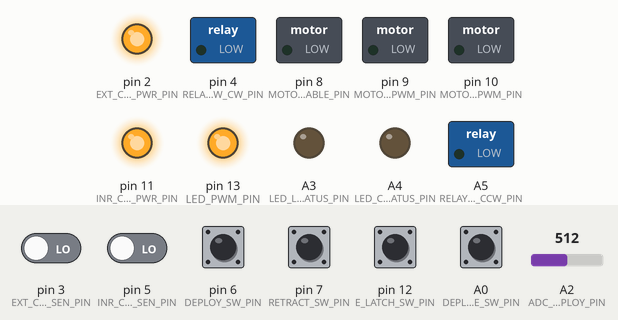
Simulated run of this sketch. Board: Arduino Leonardo, built with avr-gcc and run on an emulated ATmega32U4. Shown: switched loads named in the sketch (green lamp = pin HIGH), output pins drawn as LEDs (lit = HIGH). Inputs (shaded band) come from the test bench; at power-on: A0 (DEPLOY_HANDLE_SW_PIN), pin 6 (DEPLOY_SW_PIN), pin 7 (RETRACT_SW_PIN), pin 12 (E_LATCH_SW_PIN) HIGH, pin 3 (EXT_CAPA_SEN_PIN), pin 5 (INR_CAPA_SEN_PIN) LOW, A2 (ADC_USER_DEPLOY_PIN) = 512. What the sketch prints to the serial monitor is not drawn.

Above: at 1.7 s.
1.8 s: pin 6 (DEPLOY_SW_PIN) pulled LOW for 0.15 s
At 2.15 s:
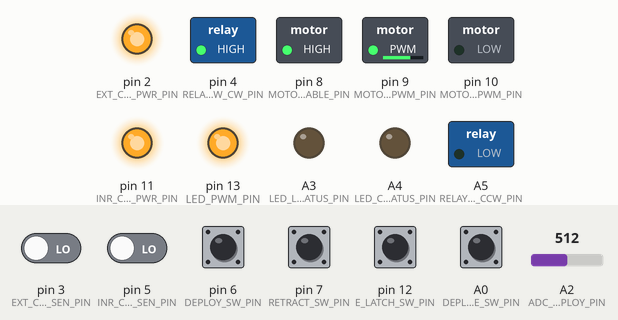
4.8 s: pin 3 (EXT_CAPA_SEN_PIN) driven HIGH
At 6.9 s:
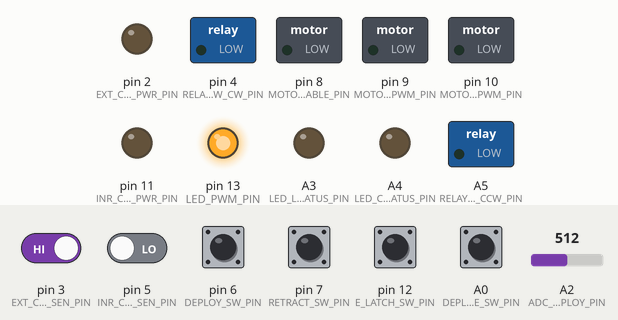
7.2 s: A0 (DEPLOY_HANDLE_SW_PIN) pulled LOW for 0.15 s
At 8.9 s:
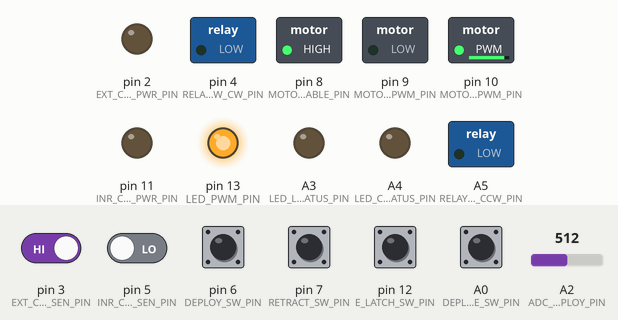
10.2 s: pin 5 (INR_CAPA_SEN_PIN) driven HIGH
At 11.4 s:
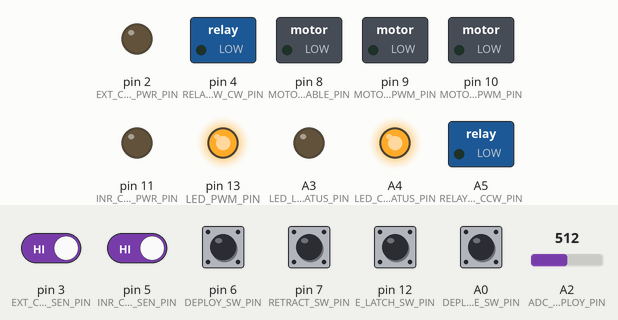
11.7 s: pin 6 (DEPLOY_SW_PIN) pulled LOW for 1 s
At 13.4 s:
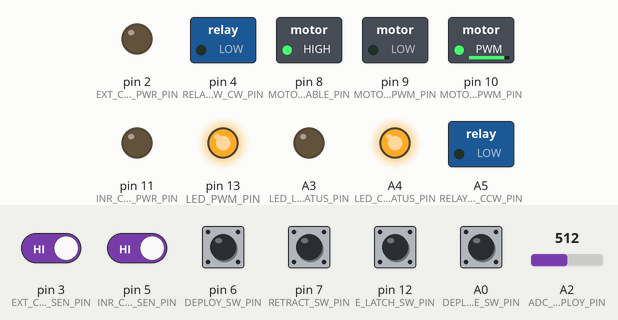
Timing chart, 0 to 15.1 s (numbered marks = the images above; inputs shaded):
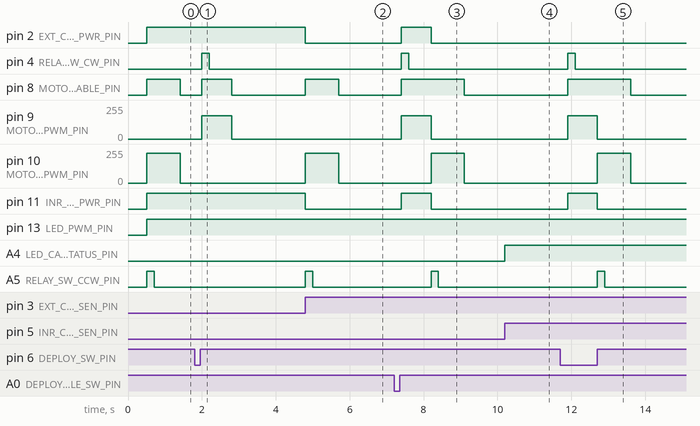

The sketch:

eLatch_Demo2.ino
```cpp
/**
 * @file main.ino
 * @brief Main application file for AUDi E-Latch Mockup 2.
 *
 * This sketch reads the capacitive force using MOC technology from Microchip,
 * detects threshold changes and activate E-Latch when specified threshold is reached.
 *
 * @details
 * The system uses Serial1 to communicate with the MOC sensor module.
 *
 * When a light threshold is detected elatch is unlocked, if the threshold is lower then this threshold elatch goes back to lock mode.
 * From Unlock mode if user increase the pressure on MOC sensor by pulling harder and open thresold is reached the elatch open command is issued.
 *
 *
 *
 * @author
 * Adrian David
 *
 * @date
 * 2025-08-19
 *
 * @version
 * 1.3
 *
 * @note
 * Firmware is writen for Arduino Micro board. Debugging is via native Serial port.
 *
 * @bug
 * Starting up is not always corectly completed when debugging via serial is done. For demonstrator debugging must be deactivated.
 * ============================================================================
 *                               PINOUT DIAGRAM
 * ============================================================================
 *
 *                 +-------------------------+
 *                     Arduino Micro Board
 *                 +-------------------------+
 *                     [TX1] ------> Not Used
 *                     [RX1] <------ MOC TX
 *                     [D0]     x
 *                     [D1]     x
 *                     [D2] ------> EXT CAPA Sensor PWR VDD
 *                     [D3] <------ EXT CAPA Sensor OUT
 *                     [D4] ------> ELatch Relay
 *                     [D5]     x
 *                     [D6]     x
 *                     [D7]     x
 *                     [D8] ------> H-Bridge Enable
 *                     [D9] ------> H-Bridge RPWM
 *                     [D10]------> H-Bridge LPWM
 *                     [D11]------>
 *                     [D12]<------ ELatch Switch state
 *                     [A0] ------> LED
 *                     [A1] <------ Unlock Threshold
 *                     [A2] <------ Open Threshold(Unused)
 *
 *
 *
 *
 *
 *
 * ============================================================================
 *                          FUNCTIONAL OVERVIEW
 * ============================================================================
 *
 *  - Initializes MOCReader and ELatchController
 *  - Detects motion/contact based on configured thresholds
 *  - Triggers latch output if change sustained
 *  - Uses a configurable cooldown to suppress false retriggers
 *
 * ============================================================================
 *
 *
 * ============================================================================
 * 2025.05.12 - v1.0 First released
 * 2025.05.23 - v1.1 Functional with first mechanical mockup
 * 2025.07.28 - v1.2 TBT with second mechanical mockup
 * 2025.08.19 - v1.3 Integration with CAPA Sensors, Actuators and Feedback Mechanisms
 * ============================================================================
 *
 */

#include <Arduino.h>
#include "./Debounce.h"

#include "MOCReader.h"
#include "TimeoutManager.h"
// #include "ELatchController.h"
#include "CapaTouchSensor.h"
#include "LEDControl.h"
#include "constants.h"
#include "motorController.h"
#include "RelayController.h"
#include "DoorHandleController.h"

#define DEBUGGING_ENABLED false
#define SERIAL_DEBUG_SPEED 19200

/*====  Main Door Handle Controller object ====*/
DoorHandleController doorHandleController;

/*==== Object for Actuator motor driver ===*/
MotorController actuator;

/*==== Object for elatch motor driver ===*/
RelayController eLatchMotorDriver;

//=== Deploy and Retract Switch Objects ===
Debounce buttonDeploy(DEPLOY_SW_PIN, LOW);
Debounce buttonRetract(RETRACT_SW_PIN, LOW);

Debounce buttonDoorHandleDeploy(DEPLOY_HANDLE_SW_PIN, LOW);

//CAPA Sensor objects
CapaTouchSensor extcapaSensor;
CapaTouchSensor inrcapaSensor;

//LED control object
LEDControl ledCtrl;
LEDControl ledLockStatus;
LEDControl ledCapaStatus;

void onMOCPull(const MOCSignalData& data) {

  static bool triggerActive = false;
  bool monotonicOpen = ((data.mid <= data.oldest) && (data.newest <= data.mid));
  //static bool unlockTriggerActive = false;

  // Serial.println(String(F("data.diff: ")) + String(abs(data.diff)));
  // Serial.println(String(F("unlockThreshold: ")) + String(data.unlockThreshold));
  // Serial.println(String(F("openThreshold: ")) + String(data.openThreshold));


  //detect user action like pulling
  if (!triggerActive && abs(data.diff) >= data.unlockThreshold) {

    if (monotonicOpen) {
      // Serial.println(String(F("data.diff: ")) + String(abs(data.diff)));
      // Serial.println(String(F("unlockThreshold: ")) + String(data.unlockThreshold));
      // Serial.println(String(F("openThreshold: ")) + String(data.openThreshold));
      // Serial.println(F("MOC -> eLatch Open"));
      // elatch.open();  //user had pulled the lever with intention to open
      doorHandleController.setState(DOOR_HANDLE_OPEN);
      triggerActive = true;
    }
  } else
    // resting position of door handle
    if (triggerActive && (abs(data.diff) < data.unlockThreshold)) {
      // Reset when returning to rest state
      // Serial.println(F("MOC -> released"));
      triggerActive = false;
      // elatch.lock();  //come back to lock state
    }

  // Serial Port Plotter v1.3.0 - Data Output
  // Door Lock Status
  Serial.print("DOOR_LOCK_STATUS:");
  Serial.print(doorHandleController.getswitchStatus() ? data.unlockThreshold + 500 : data.unlockThreshold + 450);

  // External Capacitive Sensor Status
  Serial.print("\tEXT_CAPA_STATUS:");
  Serial.print(extcapaSensor.getCurrentState() ? data.unlockThreshold + 350 : data.unlockThreshold + 300);

  // Internal Capacitive Sensor Status
  Serial.print("\tINN_CAPA_STATUS:");
  Serial.print(inrcapaSensor.getCurrentState() ? data.unlockThreshold + 200 : data.unlockThreshold + 100);

  // Deploy Switch Status
  Serial.print("\tDEPLOY_STATUS:");
  Serial.print(buttonDoorHandleDeploy.getswitchStatus() ? data.unlockThreshold + 600 : data.unlockThreshold + 550);

  // Threshold and Pressure Data
  Serial.print("\tMOC_THRESHOLD:");
  Serial.print(data.unlockThreshold);

  Serial.print("\tMOC_PRESSURE:");
  Serial.println(abs(data.diff));
}

// === Setup ===
void setup() {

  //debugLog.begin(DEBUGGING_ENABLED, DebugLogger::VERBOSE);

  Serial.begin(SERIAL_DEBUG_SPEED);  //debugging
  delay(500);

  // while (!Serial) {
  //   Serial.println(F("."));
  //   delay(100);
  // }
  // delay(100);

  // Serial.println(F(""));
  // Serial.println(F(""));
  // Serial.println(F("AUDI E-Latch Demo Mockup 2"));
  // Serial.println(F("==================================================="));
  // Serial.println(F("ITW Automotive - SmartComponents EU"));
  // Serial.println(F("Evaluation of MOC using mockup of door handle design"));
  // Serial.println(F("and using AUDI e-Latch as combo"));
  // Serial.println(F(" --------------------------------------------------"));
  // Serial.println(F("by Adrian David, Smart Components Platform"));
  // Serial.println(F("version: 1.3, 2025.08.22"));
  // Serial.println(F("==================================================="));
  // Serial.println(F(""));
  // Serial.println(F(""));


  // Serial.println(F("System Started."));

  // MOC deploy / retract user threshold settings
  userPotiDeploy.begin(ADC_USER_DEPLOY_PIN, NUM_SAMPLES, ADC_REF_VOLTAGE);
  userPotiRetract.begin(ADC_USER_RETRACT_PIN, NUM_SAMPLES, ADC_REF_VOLTAGE);

  //moc sensor
  mocReader.begin();
  mocReader.setChangeCallback(onMOCPull);

  //door handle actuator
  actuator.begin(MOTOR_ENABLE_PIN, MOTOR_RPWM_PIN, MOTOR_LPWM_PIN,
                 DEPLOY_PWM, RETRACT_PWM,
                 DEPLOY_TIME_MS, RETRACT_TIME_MS);

  // Relay to drive elacth
  eLatchMotorDriver.begin(RELAY_SW_CW_PIN, RELAY_SW_CCW_PIN);

  // Elatch switch configuration
  pinMode(E_LATCH_SW_PIN, INPUT_PULLUP);

  // Configure the PINS for usage
  pinMode(DEPLOY_SW_PIN, INPUT_PULLUP);
  pinMode(RETRACT_SW_PIN, INPUT_PULLUP);
  pinMode(DEPLOY_HANDLE_SW_PIN, INPUT_PULLUP);

  //capa sensor
  extcapaSensor.begin(EXT_CAPA_PWR_PIN, EXT_CAPA_SEN_PIN);
  inrcapaSensor.begin(INR_CAPA_PWR_PIN, INR_CAPA_SEN_PIN);

  //led door handle
  ledCtrl.begin(LED_PWM_PIN, LED_MAX_BRIGHTNESS);
  ledLockStatus.begin(LED_LOCK_STATUS_PIN, LED_MAX_BRIGHTNESS);
  ledCapaStatus.begin(LED_CAPA_STATUS_PIN, LED_MAX_BRIGHTNESS);


  // Door Handle Controller object configuration
  doorHandleController.setDependencies(&buttonDeploy, &buttonRetract, &buttonDoorHandleDeploy, &extcapaSensor, &inrcapaSensor, &ledCtrl, &actuator, &eLatchMotorDriver);

  // Serial.println(F("Setup Completed."));
  // Serial.println(F(""));
}  // end setup

// void RefreshHandleState(void);

// === Main Loop ===
void loop(void) {
  unsigned long t_start = micros();
  unsigned long t_button = 0, t_latch = 0, t_capa = 0, t_poti = 0, t_moc = 0;
  unsigned long t_state = 0, t_motor = 0, t_actuator = 0, t_led = 0;
  unsigned long t_end = 0;

  unsigned long t0 = micros();
  buttonDeploy.update();
  buttonRetract.update();
  buttonDoorHandleDeploy.update();

  t_button = micros() - t0;

  t0 = micros();
  doorHandleController.updateeLatchSwitch();
  t_latch = micros() - t0;

  t0 = micros();
  inrcapaSensor.update();
  extcapaSensor.update();
  t_capa = micros() - t0;

  t0 = micros();
  userPotiDeploy.update();
  // userPotiRetract.update();
  t_poti = micros() - t0;

  t0 = micros();
  mocReader.update();
  t_moc = micros() - t0;

  t0 = micros();
  doorHandleController.refreshState();
  t_state = micros() - t0;

  t0 = micros();
  eLatchMotorDriver.update();
  t_motor = micros() - t0;

  t0 = micros();
  actuator.update();
  t_actuator = micros() - t0;

  t0 = micros();
  ledCtrl.updateLedState();
  if (doorHandleController.getswitchStatus())
    ledLockStatus.ledOff();
  else
    ledLockStatus.ledOn();

  ledLockStatus.updateLedState();

  if (inrcapaSensor.getCurrentState())
    ledCapaStatus.ledOn();
  else
    ledCapaStatus.ledOff();
  ledCapaStatus.updateLedState();
  t_led = micros() - t0;

  t_end = micros();

#if DEBUGGING_ENABLED
  // if ((t_end - t_start) > 500) {
  // Serial.print("Timing(us): ");
  Serial.print("Buttons:");
  Serial.print(t_button);
  Serial.print("\t LatchSw:");
  Serial.print(t_latch);
  Serial.print("\t Capa:");
  Serial.print(t_capa);
  Serial.print("\t Potis:");
  Serial.print(t_poti);
  Serial.print("\t MOC:");
  Serial.print(t_moc);
  Serial.print("\t HandleState:");
  Serial.print(t_state);
  Serial.print("\t Motor:");
  Serial.print(t_motor);
  Serial.print("\t Actuator:");
  Serial.print(t_actuator);
  Serial.print("\t LED:");
  Serial.print(t_led);
  Serial.print("\t Total:");
  Serial.println(t_end - t_start);
  // }
#endif
}  //end main loop
```

ADCReader.cpp
```cpp
#include "ADCReader.h"
//#include "DebugLogger.h"

/*==== Class Initialization ===*/
ADCReader userPotiRetract;
ADCReader userPotiDeploy;


ADCReader::ADCReader() {}

void ADCReader::begin(uint8_t pin, uint8_t numSamples, float refVoltage) {
  _pin = pin;
  _numSamples = numSamples;
  _refVoltage = refVoltage;

  analogReference(DEFAULT);  // Assumes DEFAULT = 5V
  pinMode(_pin, INPUT);

  _sampleSum = 0;
  _sampleIndex = 0;
  _lastRaw = analogRead(_pin);
  Serial.println(F("User MOC thresolds driver initialization completed"));
}

void ADCReader::update() {
  int raw = analogRead(_pin);
  _lastRaw = raw;

  _sampleSum += raw;
  _sampleIndex++;

  if (_sampleIndex >= _numSamples) {
    _lastAverage = (uint32_t)_sampleSum / _numSamples;
    _lastVoltage = (_lastAverage / 1023.0) * _refVoltage;

    _sampleSum = 0;
    _sampleIndex = 0;
  }
}

int ADCReader::getRaw() const {
  return _lastRaw;
}

uint32_t ADCReader::getAverage() const {
  return _lastAverage;
}

uint32_t ADCReader::getVoltage() const {
  return _lastVoltage;
}

uint32_t ADCReader::getScaled(float inMin, float inMax, float outMin, float outMax) const {
  uint32_t clamped = constrain(_lastAverage, inMin, inMax);
  return map(clamped, inMin, inMax, outMin, outMax);
}
```

ADCReader.h
```cpp
#ifndef ADCREADER_H
#define ADCREADER_H

#include <Arduino.h>
// #include "global.h"
#include "constants.h"


class ADCReader {
public:
  ADCReader();

  void begin(uint8_t pin, uint8_t numSamples, float refVoltage);

  void update();  // Call this frequently in loop()

  int getRaw() const;
  uint32_t getAverage() const;
  uint32_t getVoltage() const;
  uint32_t getScaled(float inMin, float inMax, float outMin, float outMax) const;

private:
  uint8_t _pin = A0;
  uint8_t _numSamples = 10;
  float _refVoltage = 5.0;

  int _lastRaw = 0;
  float _lastAverage = 0;
  float _lastVoltage = 0;

  uint8_t _sampleIndex = 0;
  long _sampleSum = 0;
};


extern ADCReader userPotiRetract;
extern ADCReader userPotiDeploy;

#endif  // ADC_READER_H
```

CapaTouchSensor.cpp
```cpp
#include "CapaTouchSensor.h"
// #include "DebugLogger.h"


void CapaTouchSensor::begin(uint8_t enPin, uint8_t inputPin) {
  pin = inputPin;
  enablePin = enPin;
  pinMode(pin, INPUT);
  pinMode(enablePin, OUTPUT);
  enable(true);

  currentState = digitalRead(pin);
  lastState = currentState;
  risingEdge = false;
  fallingEdge = false;

  Serial.println(F("Capacitive proximity driver initialization completed"));
}

void CapaTouchSensor::update() {
  currentState = digitalRead(pin);
  risingEdge = (currentState && !lastState);
  fallingEdge = (!currentState && lastState);
  lastState = currentState;
}

void CapaTouchSensor::enable(bool on) {
  digitalWrite(enablePin, on ? HIGH : LOW);
}

bool CapaTouchSensor::isRising() const {
  return risingEdge;
}

bool CapaTouchSensor::isFalling() const {
  return fallingEdge;
}

bool CapaTouchSensor::getCurrentState() const {
  return currentState;
}
```

CapaTouchSensor.h
```cpp
#ifndef CAPATOUCHSENSOR_H
#define CAPATOUCHSENSOR_H

#include <Arduino.h>
#include "constants.h"


class CapaTouchSensor {
public:
  void begin(uint8_t enPin, uint8_t inputPin);
  void update();
  void enable(bool on);

  bool isRising() const;
  bool isFalling() const;
  bool getCurrentState() const;

private:
  uint8_t pin;
  uint8_t enablePin;
  bool lastState = false;
  bool currentState = false;
  bool risingEdge = false;
  bool fallingEdge = false;
};

// extern CapaTouchSensor capaSensor;

#endif  // CAPA_TOUCH_SENSOR_H
```

Debounce.cpp
```cpp
// ****************************************************************************
// Title		: Debounce
// File Name	: 'Debounce.cpp'
// Target MCU	: Espressif ESP32 (Doit DevKit Version 1)
//
// Code based on
// https://hackaday.com/2015/12/10/embed-with-elliot-debounce-your-noisy-buttons-part-ii/
//
// Revision History:
// When			Who			Description of change
// -----------	-----------	-----------------------
// 14-APR-2022	brooks		program start
// 27-MAR-2025	brooks		updated to 16-bit history per article
// ****************************************************************************

// Include Files
// ****************************************************************************
#include <Arduino.h>
#include "Debounce.h"

// 16-bit masks and patterns
#define MASK 0b1111000000111111     // Don't care bits = 0
#define RELEASE 0b1111000000000000  // Button released pattern
#define DOWN 0b1111111111111111     // Button down mask
#define UP 0b0000000000000000       // Button up
#define PRESS 0b0000000000111111    // Button pressed pattern
#define CLEAR 0b0000000000000000    // Clear history
#define SET 0b1111111111111111      // Set history

// Constructors
// ****************************************************************************
Debounce::Debounce(uint8_t buttonPin)  // Pin to debounce
{
	_button = buttonPin;
	_active = HIGH;
	_buttonHistory = 0;  // Initialize history to zero (button up)
	_prevState = 0;      // Initialize previous state
}

Debounce::Debounce(uint8_t buttonPin, uint8_t logicLevel) {
	_button = buttonPin;
	_active = logicLevel;  // LOW or HIGH

	// If active level is LOW, initialize history to all 1s (button up)
	// If active level is HIGH, initialize history to all 0s (button up)
	_buttonHistory = (_active == LOW) ? 0xFFFF : 0x0000;
	_prevState = 0;  // Initialize previous state
}


// Functions
// ****************************************************************************
uint8_t Debounce::readButton(void) {
	uint8_t result = false;
	if (_active == LOW && digitalRead(_button) == LOW) {
		result = true;
	} else if (_active == HIGH && digitalRead(_button) == HIGH) {
		result = true;
	}
	return result;
}

void Debounce::update(void) {
	_buttonHistory = (_buttonHistory << 1);  // Shift left
	_buttonHistory |= readButton();          // Add new reading
	// Update the previous state for state change detection
	_prevState = isDown();
	if (isPressed()) {

	} else
		isReleased();
}

uint8_t Debounce::isPressed(void) {
	uint8_t _pressed = 0;

	if ((_buttonHistory & MASK) == PRESS) {
		_pressed = 1;
		_switchStatus = 1;
		_buttonHistory = SET;  // Set history to all 1s after press detected
	}
	return _pressed;
}

uint8_t Debounce::isReleased(void) {
	uint8_t _released = 0;

	if ((MASK & _buttonHistory) == RELEASE) {
		_released = 1;
		_switchStatus = 0;
		_buttonHistory = CLEAR;  // Clear history to all 0s after release detected
	}
	return _released;
}

uint8_t Debounce::isDown(void) {
	return (_buttonHistory == DOWN);
}

uint8_t Debounce::isUp(void) {
	return (_buttonHistory == UP);
}

uint8_t Debounce::stateChanged(void) {
	uint8_t currentState = isDown();
	uint8_t changed = (currentState != _prevState);
	return changed;
}

uint8_t Debounce::getswitchStatus(void) {
	return _switchStatus;
}
```

LEDControl.h
```cpp
#ifndef LEDCONTROL_H
#define LEDCONTROL_H

#include <Arduino.h>
#include "constants.h"

enum LedState {
  LED_OFF,
  LED_ON,
  LED_FADING_IN,
  LED_FADING_OUT
};

class LEDControl {
public:
  void begin(uint8_t ledPin, uint32_t brightness);

  void ledOn();
  void ledOff();
  void fadeLedIn(unsigned long duration);
  void fadeLedOut(unsigned long duration);
  void updateLedState();

  LedState getState() const;

private:
  uint32_t ledFadeStartTime = 0;
  uint32_t ledFadeDuration = 0;
  uint8_t _ledPin = 0;
  uint32_t maxBrightness = 255;
  LedState ledState = LED_OFF;
};

extern LEDControl ledCtrl;

#endif // LEDCONTROL_H
```

Source omitted: Debounce.h (1385 bytes), DoorHandleController.cpp (9704 bytes), DoorHandleController.h (1677 bytes), LEDControl.cpp (1566 bytes), MOCReader.cpp (4430 bytes), MOCReader.h (1361 bytes), RelayController.cpp (5584 bytes), RelayController.h (1410 bytes), TimeoutManager.cpp (884 bytes), TimeoutManager.h (494 bytes), constants.h (2440 bytes), motorController.cpp (3162 bytes) and 1 more

Measured:
- after the input at 1.8 s, pin 4 (RELAY_SW_CW_PIN): LOW → HIGH after 0.20 s, → LOW 0.20 s later; pin 8 (MOTOR_ENABLE_PIN): LOW → HIGH after 0.20 s, → LOW 0.80 s later; pin 9 (MOTOR_RPWM_PIN): 0/255 → 174/255 after 0.20 s, → 0/255 0.80 s later
- after the input at 4.8 s, pin 2 (EXT_CAPA_PWR_PIN): HIGH → LOW at once; pin 8 (MOTOR_ENABLE_PIN): LOW → HIGH at once, → LOW 0.90 s later
- after the input at 7.2 s, pin 2 (EXT_CAPA_PWR_PIN): LOW → HIGH after 0.20 s, → LOW 0.80 s later; pin 4 (RELAY_SW_CW_PIN): LOW → HIGH after 0.20 s, → LOW 0.20 s later
- after the input at 10.2 s, A4 (LED_CAPA_STATUS_PIN): LOW → HIGH at once
- after the input at 11.7 s, pin 4 (RELAY_SW_CW_PIN): LOW → HIGH after 0.20 s, → LOW 0.20 s later; pin 8 (MOTOR_ENABLE_PIN): LOW → HIGH after 0.20 s, → LOW 1.7 s later
